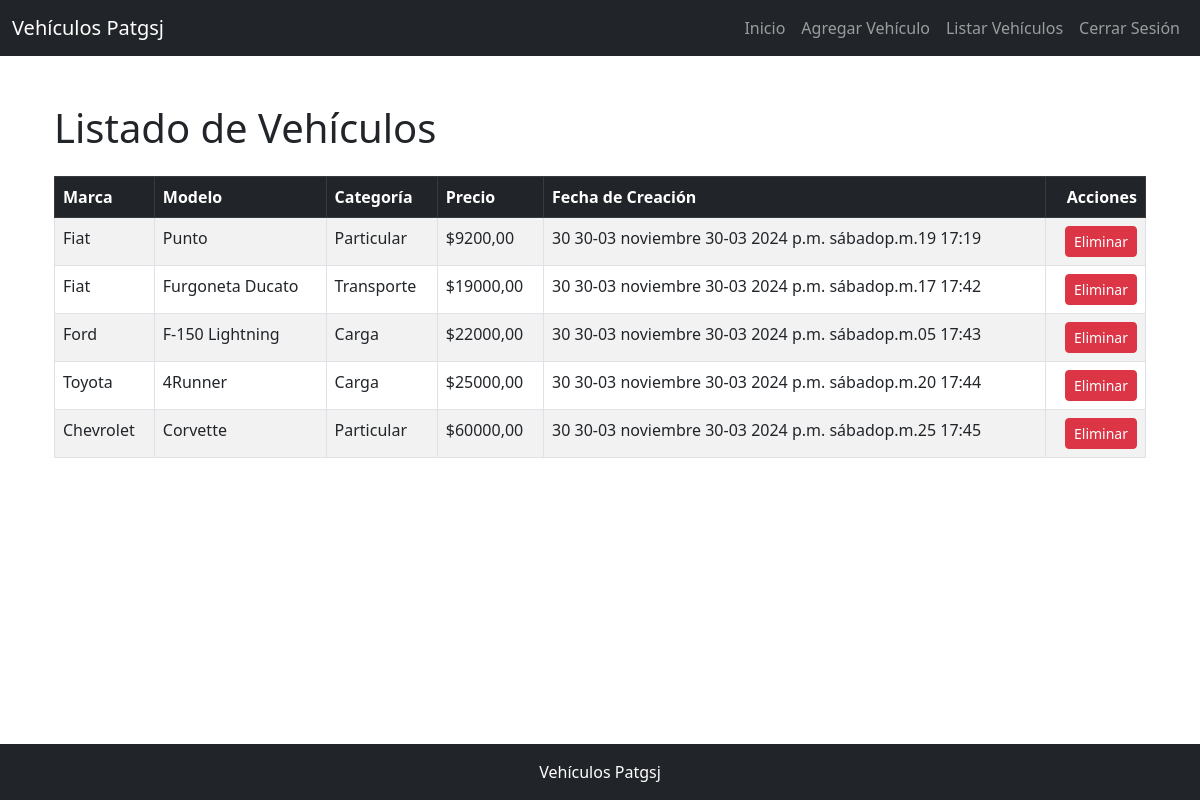
The app's page /vehiculos/ (signed in) with its own data.
### vehiculo/models.py (models this page shows, shortened)
class Vehiculo(models.Model):
    MARCAS = [
        ('Fiat', 'Fiat'),
        ('Chevrolet', 'Chevrolet'),
        ('Ford', 'Ford'),
        ('Toyota', 'Toyota'),
    ]
    CATEGORIAS = [
        ('Particular', 'Particular'),
        ('Transporte', 'Transporte'),
        ('Carga', 'Carga'),
    ]
    marca = models.CharField(max_length=20, choices=MARCAS, default='Ford')
    modelo = models.CharField(max_length=100)
    serial_carroceria = models.CharField(max_length=50)
    serial_motor = models.CharField(max_length=50)
    categoria = models.CharField(max_length=20, choices=CATEGORIAS, default='Particular')
    precio = models.DecimalField(max_digits=10, decimal_places=2)
    fecha_creacion = models.DateTimeField(auto_now_add=True)
    fecha_modificacion = models.DateTimeField(auto_now=True)
    class Meta:
        permissions = [
            ('visualizar_catalogo', 'Puede visualizar el catálogo de vehículos'),
        ]

### vehiculo/views.py (the view)
# urls.py: path('vehiculos/', views.listar_vehiculos, name='listar_vehiculos'),
@login_required
def listar_vehiculos(request):
    vehiculos = Vehiculo.objects.all()
    return render(request, 'vehiculo/listar_vehiculos.html', {'vehiculos': vehiculos})

### vehiculo/templates/vehiculo/listar_vehiculos.html
{% extends 'base.html' %}
{% block content %}
<div class="container mt-5">
    <h1 class="mb-4">Listado de Vehículos</h1>
    <table class="table table-striped table-bordered">
        <thead class="table-dark">
            <tr>
                <th>Marca</th>
                <th>Modelo</th>
                <th>Categoría</th>
                <th>Precio</th>
                <th>Fecha de Creación</th>
                <th class="text-end">Acciones</th>
            </tr>
        </thead>
        <tbody>
            {% for vehiculo in vehiculos %}
            <tr>
                <td>{{ vehiculo.marca }}</td>
                <td>{{ vehiculo.modelo }}</td>
                <td>{{ vehiculo.categoria }}</td>
                <td>${{ vehiculo.precio }}</td>
                <td>{{ vehiculo.fecha_creacion|date:"d de F de Y a las H:i" }}</td>
                <td class="text-end">
                    <a href="{% url 'eliminar_vehiculo' vehiculo.id %}" class="btn btn-danger btn-sm">Eliminar</a>
                </td>
            </tr>
            {% empty %}
            <tr>
                <td colspan="6" class="text-center">No hay vehículos registrados.</td>
            </tr>
            {% endfor %}
        </tbody>
    </table>
</div>
{% endblock %}

### vehiculo/templates/base.html (shortened to what this page needs)
<!DOCTYPE html>
<html lang="en">
<head>
    <link rel="stylesheet" href="https://cdn.jsdelivr.net/npm/bootstrap@5.3.0-alpha3/dist/css/bootstrap.min.css">
</head>
<body>
    <nav class="navbar navbar-expand-lg navbar-dark bg-dark">
        <div class="container-fluid">
            <a class="navbar-brand" href="{% url 'index' %}">Vehículos Patgsj</a>
            <div class="collapse navbar-collapse" id="navbarNav">
                <ul class="navbar-nav ms-auto">
                    <li class="nav-item">
                        <a class="nav-link" href="{% url 'index' %}">Inicio</a>
                    </li>
                    <li class="nav-item">
                        <a class="nav-link" href="{% url 'agregar_vehiculo' %}">Agregar Vehículo</a>
                    </li>
                    <li class="nav-item">
                        <a class="nav-link" href="{% url 'listar_vehiculos' %}">Listar Vehículos</a>
                    </li>
                    {% if user.is_authenticated %}
                    <li class="nav-item">
                        <a class="nav-link" href="{% url 'logout' %}">Cerrar Sesión</a>
                    </li>
                    {% else %}
                    <li class="nav-item">
                        <a class="nav-link" href="{% url 'login' %}">Iniciar Sesión</a>
                    </li>
                    {% endif %}
                </ul>
            </div>
        </div>
    </nav>
    <div class="container mt-4">
        {% block content %}
        {% endblock %}
    </div>
    <footer class="bg-dark text-white text-center py-3 position-fixed bottom-0 w-100">
        Vehículos Patgsj
    </footer>
</body>
</html>

### records on screen
Vehiculo: marca "Fiat", modelo "Punto", categoria "Particular", precio "9200,00", fecha_creacion "30 30-03 noviembre 30-03 2024 p.m. sábadop.m.19 17:19"
Vehiculo: marca "Fiat", modelo "Furgoneta Ducato", categoria "Transporte", precio "19000,00", fecha_creacion "30 30-03 noviembre 30-03 2024 p.m. sábadop.m.17 17:42"
Vehiculo: marca "Ford", modelo "F-150 Lightning", categoria "Carga", precio "22000,00", fecha_creacion "30 30-03 noviembre 30-03 2024 p.m. sábadop.m.05 17:43"
Vehiculo: marca "Toyota", modelo "4Runner", categoria "Carga", precio "25000,00", fecha_creacion "30 30-03 noviembre 30-03 2024 p.m. sábadop.m.20 17:44"
Vehiculo: marca "Chevrolet", modelo "Corvette", categoria "Particular", precio "60000,00", fecha_creacion "30 30-03 noviembre 30-03 2024 p.m. sábadop.m.25 17:45"
